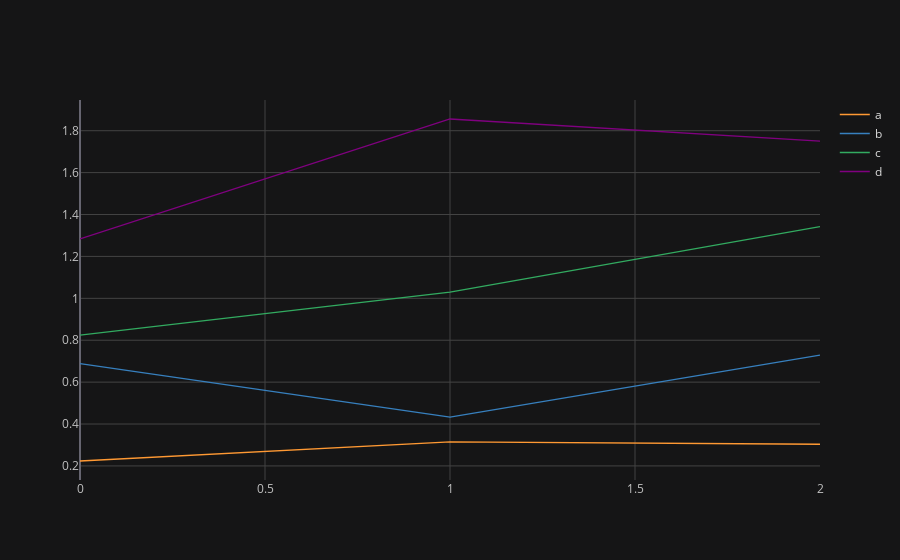

The notebook cell this image was saved under:
### Code cell
df.iplot(kind = 'area')

### Figure 1 — Plotly figure (JSON) as saved in the notebook; plotly's stock layout.template omitted (floating-point values rounded to 4 significant figures)
{"data": [{"line": {"color": "rgba(255, 153, 51, 1.0)", "dash": "solid", "shape": "linear", "width": 1.3}, "mode": "lines", "name": "a", "text": "", "type": "scatter", "x": [0, 1, 2], "y": [0.2235, 0.3147, 0.3035]}, {"line": {"color": "rgba(55, 128, 191, 1.0)", "dash": "solid", "shape": "linear", "width": 1.3}, "mode": "lines", "name": "b", "text": "", "type": "scatter", "x": [0, 1, 2], "y": [0.6887, 0.4326, 0.7291]}, {"line": {"color": "rgba(50, 171, 96, 1.0)", "dash": "solid", "shape": "linear", "width": 1.3}, "mode": "lines", "name": "c", "text": "", "type": "scatter", "x": [0, 1, 2], "y": [0.8244, 1.03, 1.342]}, {"line": {"color": "rgba(128, 0, 128, 1.0)", "dash": "solid", "shape": "linear", "width": 1.3}, "mode": "lines", "name": "d", "text": "", "type": "scatter", "x": [0, 1, 2], "y": [1.284, 1.856, 1.75]}], "layout": {"legend": {"bgcolor": "#151516", "font": {"color": "#D9D9D9"}}, "paper_bgcolor": "#151516", "plot_bgcolor": "#151516", "title": {"font": {"color": "#D9D9D9"}}, "xaxis": {"gridcolor": "#434343", "showgrid": true, "tickfont": {"color": "#C2C2C2"}, "title": {"font": {"color": "#D9D9D9"}, "text": ""}, "zerolinecolor": "#666570"}, "yaxis": {"gridcolor": "#434343", "showgrid": true, "tickfont": {"color": "#C2C2C2"}, "title": {"font": {"color": "#D9D9D9"}, "text": ""}, "zerolinecolor": "#666570"}}}
